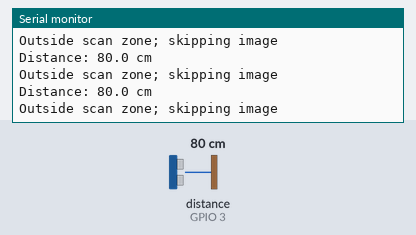
Simulated run of this sketch. Board: Seeed XIAO ESP32-S3. Shown: the last lines printed to the serial monitor. Wiring (inferred from the names in the program): ultrasonic range finder: trigger GPIO 2; echo GPIO 3. The inputs (shaded band) are chosen by the test bench; at power-on: distance to the obstacle (sensor on GPIO 3) 80 cm. The echo pulse lasts 58.3 µs per cm; WiFi joins after 1.5 s; servers stay silent unless stated; uploads are accepted with an empty reply; the camera gives no picture.

Above: at 4.2 s.
4.3 s: distance to the obstacle (sensor on GPIO 3) set to 45 cm
At 4.9 s:
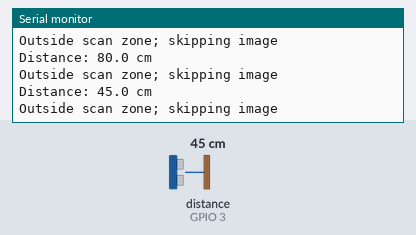
5.8 s: distance to the obstacle (sensor on GPIO 3) set to 36 cm
At 6.46 s:
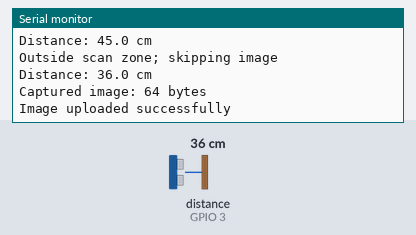
Timing chart, 0 to 8.8 s (numbered marks = the images above; inputs shaded):
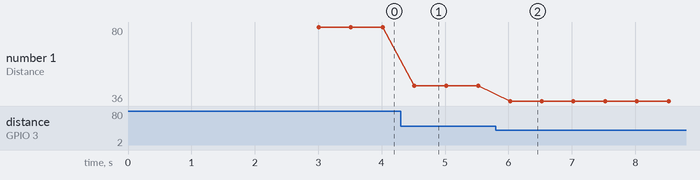

The sketch:

distance_text50_direction.ino
```cpp
#include "esp_camera.h"
#include <WiFi.h>
#include <HTTPClient.h>

// ===== WI-FI SETTINGS =====
const char* ssid = "LELE";
const char* password = "gogohaha00";

// Laptop's current IPv4 address
const char* serverURL = "http://10.15.40.117:5000/upload";

// ===== HC-SR04 SETTINGS =====
#define TRIG_PIN D1
#define ECHO_PIN D2

#define MIN_DISTANCE_CM 5.0
#define MAX_DISTANCE_CM 40.0

// ===== XIAO ESP32-S3 SENSE CAMERA PINS =====
#define PWDN_GPIO_NUM  -1
#define RESET_GPIO_NUM -1
#define XCLK_GPIO_NUM  10
#define SIOD_GPIO_NUM  40
#define SIOC_GPIO_NUM  39

#define Y9_GPIO_NUM    48
#define Y8_GPIO_NUM    11
#define Y7_GPIO_NUM    12
#define Y6_GPIO_NUM    14
#define Y5_GPIO_NUM    16
#define Y4_GPIO_NUM    18
#define Y3_GPIO_NUM    17
#define Y2_GPIO_NUM    15

#define VSYNC_GPIO_NUM 38
#define HREF_GPIO_NUM  47
#define PCLK_GPIO_NUM  13

// ===== UPLOAD SETTINGS =====
unsigned long lastUpload = 0;
const unsigned long uploadInterval = 500;

// ===== READ DISTANCE =====
float readDistance() {
  digitalWrite(TRIG_PIN, LOW);
  delayMicroseconds(3);

  digitalWrite(TRIG_PIN, HIGH);
  delayMicroseconds(10);

  digitalWrite(TRIG_PIN, LOW);

  unsigned long duration = pulseIn(ECHO_PIN, HIGH, 30000);

  if (duration == 0) {
    return -1.0;
  }

  return duration * 0.0343f / 2.0f;
}

// ===== WI-FI CONNECTION =====
bool connectWiFi(unsigned long timeoutMs = 10000) {
  if (WiFi.status() == WL_CONNECTED) {
    return true;
  }

  Serial.println("Connecting/reconnecting to Wi-Fi...");

  WiFi.disconnect();
  delay(200);
  WiFi.begin(ssid, password);

  unsigned long start = millis();

  while (WiFi.status() != WL_CONNECTED &&
         millis() - start < timeoutMs) {
    delay(250);
    Serial.print(".");
  }

  if (WiFi.status() == WL_CONNECTED) {
    Serial.println("\nWi-Fi connected");
    Serial.print("XIAO IP: ");
    Serial.println(WiFi.localIP());
    return true;
  }

  Serial.printf("\nWi-Fi connection failed. Status: %d\n",
                WiFi.status());
  return false;
}

// ===== SETUP =====
void setup() {
  Serial.begin(115200);
  delay(1000);

  pinMode(TRIG_PIN, OUTPUT);
  pinMode(ECHO_PIN, INPUT);
  digitalWrite(TRIG_PIN, LOW);

  // Initialize camera
  camera_config_t config = {};

  config.ledc_channel = LEDC_CHANNEL_0;
  config.ledc_timer = LEDC_TIMER_0;

  config.pin_d0 = Y2_GPIO_NUM;
  config.pin_d1 = Y3_GPIO_NUM;
  config.pin_d2 = Y4_GPIO_NUM;
  config.pin_d3 = Y5_GPIO_NUM;
  config.pin_d4 = Y6_GPIO_NUM;
  config.pin_d5 = Y7_GPIO_NUM;
  config.pin_d6 = Y8_GPIO_NUM;
  config.pin_d7 = Y9_GPIO_NUM;

  config.pin_xclk = XCLK_GPIO_NUM;
  config.pin_pclk = PCLK_GPIO_NUM;
  config.pin_vsync = VSYNC_GPIO_NUM;
  config.pin_href = HREF_GPIO_NUM;
  config.pin_sccb_sda = SIOD_GPIO_NUM;
  config.pin_sccb_scl = SIOC_GPIO_NUM;
  config.pin_pwdn = PWDN_GPIO_NUM;
  config.pin_reset = RESET_GPIO_NUM;

  config.xclk_freq_hz = 20000000;
  config.pixel_format = PIXFORMAT_JPEG;

  // Lower resolution for faster transfers
  config.frame_size = FRAMESIZE_QQVGA;
  config.jpeg_quality = 20;

  // One framebuffer reduces memory pressure
  config.fb_count = 1;
  config.grab_mode = CAMERA_GRAB_LATEST;
  config.fb_location = CAMERA_FB_IN_PSRAM;

  esp_err_t err = esp_camera_init(&config);

  if (err != ESP_OK) {
    Serial.printf("Camera init failed: 0x%x\n", err);
    return;
  }

  Serial.println("Camera initialized");

  // Set Wi-Fi mode and connect
  WiFi.mode(WIFI_STA);
  WiFi.setSleep(false);

  if (!connectWiFi()) {
    Serial.println("Will retry Wi-Fi in loop.");
  }

  Serial.print("Upload destination: ");
  Serial.println(serverURL);
}

// ===== MAIN LOOP =====
void loop() {
  // Recover Wi-Fi without blocking forever
  if (WiFi.status() != WL_CONNECTED) {
    if (!connectWiFi(5000)) {
      delay(1000);
      return;
    }
  }

  if (millis() - lastUpload < uploadInterval) {
    delay(5);
    return;
  }

  lastUpload = millis();

  // Measure distance
  float distance = readDistance();

  if (distance < 0) {
    Serial.println("Distance unavailable; skipping image");
    return;
  }

  Serial.printf("Distance: %.1f cm\n", distance);

  // Only upload inside the permitted scan zone
  if (distance < MIN_DISTANCE_CM ||
      distance > MAX_DISTANCE_CM) {
    Serial.println("Outside scan zone; skipping image");
    return;
  }

  camera_fb_t *fb = esp_camera_fb_get();

  if (fb == nullptr) {
    Serial.println("Camera capture failed");
    return;
  }

  Serial.printf("Captured image: %u bytes\n",
                (unsigned int)fb->len);

  WiFiClient client;
  HTTPClient http;

  http.setConnectTimeout(2000);
  http.setTimeout(3000);

  bool started = http.begin(client, serverURL);

  if (!started) {
    Serial.println("HTTP connection setup failed");
    esp_camera_fb_return(fb);
    return;
  }

  http.addHeader("Content-Type", "image/jpeg");

  int response = http.POST(fb->buf, fb->len);

  if (response == 200) {
    Serial.println("Image uploaded successfully");
  } else {
    Serial.printf("Image upload failed: %d\n", response);
  }

  http.end();
  esp_camera_fb_return(fb);
}
```

Measured:
- the behaviour switches between 41 and 40 cm on distance to the obstacle (sensor on GPIO 3) (found by bisection; images 1 and 2)
- after the input at 4.3 s, the serial monitor: prints a new line after 0.21 s (image 1)
- after the input at 5.8 s, the serial monitor: prints a new line after 0.22 s (image 2)
- plotted number 1: 80 → 45 after the input at 4.3 s, 45 → 36 after the input at 5.8 s
